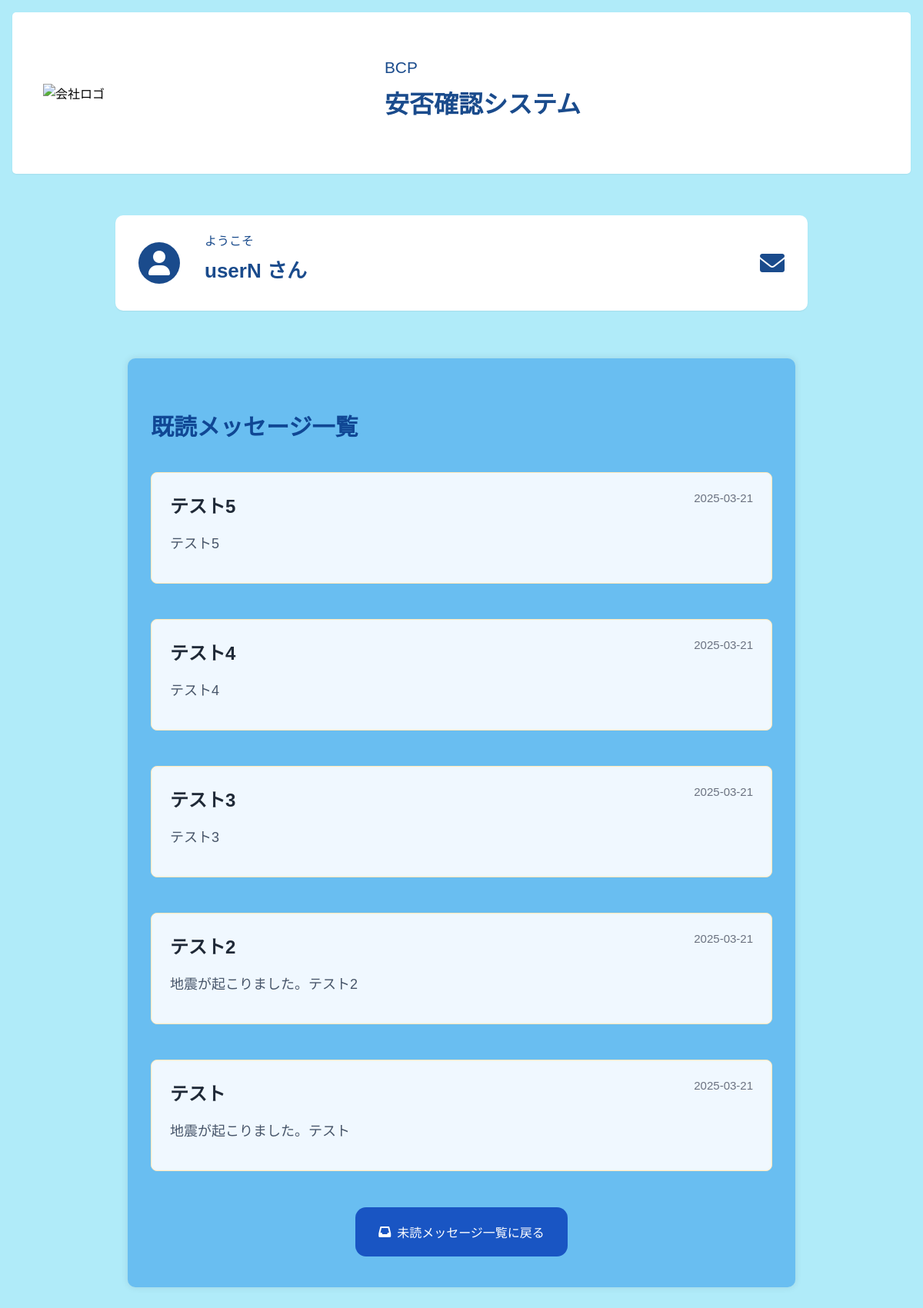
The app's page /read_message_list/2/ with its own data.
### cosapp/models.py (models this page shows, shortened)
class CustomUser(AbstractUser):
    phone_regex = RegexValidator(
        regex=r'^\+?1?\d{9,15}$',
        message="電話番号は '+999999999' の形式で、最大15桁まで入力してください。"
    )
    phone_number = models.CharField(
        validators=[phone_regex],
        max_length=17,
        blank=True,  # フォームや管理画面で空の値を許可
        default="",  # デフォルト値として空文字列を設定
        verbose_name="電話番号"
    )
    is_admin = models.BooleanField(default=False, verbose_name="管理者権限")
    class Meta:
        verbose_name = "ユーザー"
        verbose_name_plural = "ユーザー一覧"

class AdminMessage(models.Model):
    recipient = models.ForeignKey(CustomUser, on_delete=models.CASCADE, related_name='received_admin_messages', verbose_name="受信者")
    subject = models.CharField(max_length=255, verbose_name="件名")
    content = models.TextField(verbose_name="本文", default="")  # デフォルト値を設定
    created_at = models.DateTimeField(default=timezone.now, verbose_name="送信日時")
    is_read = models.BooleanField(default=False, verbose_name="既読状態")
    objects = AdminMessageManager()
    class Meta:
        verbose_name = "管理者メッセージ"
        verbose_name_plural = "管理者メッセージ一覧"
        ordering = ['-created_at']

### cosapp/views.py (the view)
# urls.py: path('read_message_list/<int:user_id>/', ReadMessageListView.as_view(), name='read_message_list'),
class ReadMessageListView(View):
    template_name = 'cosapp/user/read_message_list.html'
    def get(self, request, user_id):
        user = get_object_or_404(CustomUser, pk=user_id)  # user_id でユーザーを取得
        messages = AdminMessage.objects.filter(recipient=user, is_read=True)
        context = {
            'recipient': user,
            'messages': messages,
        }
        return render(request, self.template_name, context)

### templates/cosapp/user/read_message_list.html (shortened to what this page needs)
{% extends 'user_base.html' %}
{% load static %}
{% block extra_head %}
    <link rel="stylesheet" href="{% static 'css/message_list.css' %}">
    <link rel="stylesheet" href="https://cdnjs.cloudflare.com/ajax/libs/font-awesome/6.0.0/css/all.min.css">
{% endblock %}
{% block header %}
<div class="user-info-header">
    <div class="user-info">
        <div class="user-icon">
            <i class="fas fa-user"></i>
        </div>
        <div class="user-details">
            <span class="welcome-text">ようこそ</span>
            <h1 class="username">{{ recipient.username }} さん</h1>
        </div>
    </div>
    <div class="message-icon">
        <i class="fas fa-envelope"></i>
    </div>
</div>
{% endblock %}
{% block content %}
<section class="message-list-section">
    <div class="message-list-container">
        <h2 class="messages-title">既読メッセージ一覧</h2>
        <div class="messages-list">
            {% if messages %}
                {% for message in messages %}
                    <div class="message-card read" data-message-id="{{ message.id }}">
                        <div class="message-header">
                            <h3 class="message-subject">{{ message.subject }}</h3>
                            <span class="message-date">{{ message.created_at|date:"Y-m-d" }}</span>
                        </div>
                        <p class="message-content">{{ message.content }}</p>
                    </div>
                {% endfor %}
            {% else %}
                <p class="no-messages">既読メッセージはありません。</p>
            {% endif %}
        </div>
        <div class="read-link">
            <a href="{% url 'message_list' user_id=recipient.id %}">
                <i class="fas fa-inbox"></i>
                <span>未読メッセージ一覧に戻る</span>
            </a>
        </div>
    </div>
</section>
{% endblock %}

### static/css/base.css (style rules this page uses)
:root { --primary-color: #1a4b8c; --hover-color: #2961b3; --background-color:#cdedf5; --white: #ffffff; --gray-text: #6b7280; --shadow-sm: 0 1px 2px 0 rgba(0, 0, 0, 0.05); }
*, *::before, *::after { box-sizing: border-box; }
body { font-family: Arial, sans-serif; margin: 0; padding: 0; background-color: var(--background-color); }
a { text-decoration: none; }

### static/css/message_list.css (style rules this page uses)
body { font-family: Arial, sans-serif; background-color: var(--background-color); margin: 0; padding: 0; }
.user-info-header { display: flex; box-shadow: var(--shadow-sm); justify-content: space-between; align-items: center; padding: 25px 30px }
.user-info { display: flex; align-items: center; gap: 6px; }
.user-icon { width: 54px; height: 54px; background-color: #1a4b8c; border-radius: 50%; display: flex; align-items: center; justify-content: center; }
.user-icon i { color: white; font-size: 26px; }
.user-details { margin-left: 16px; }
.user-details span { display: block; font-size: 16px; color: #1a4b8c; }
.user-details h1 { font-size: 26px; color: #1a4b8c; }
.message-icon { position: relative; }
.message-icon i { font-size: 32px; color: #1a4b8c; }
.message-card { background-color: white; border-radius: 8px; padding: 16px; margin-bottom: 16px; border-left-width: 4px solid transparent; }
.message-card p { font-size: 18px; }
.message-header { display: flex; justify-content: space-between; }
.message-header h3 { font-size: 24px; }
.message-header span { font-size: 15px; }
body, html { margin: 0; padding: 0; font-family: 'Noto Sans JP', sans-serif; background: #b0ebf9; min-height: 100vh; }
.user-info-header { background: #fff; box-shadow: 0 1px 2px rgba(0,0,0,0.06); display: flex; justify-content: space-between; align-items: center; max-width: 900px; margin: 0 auto 30px auto; padding: 20px 30px; border-radius: 10px; }
.user-info { display: flex; align-items: center; gap: 16px; }
.user-icon { width: 54px; height: 54px; background: #1a4b8c; border-radius: 50%; display: flex; align-items: center; justify-content: center; }
.user-icon i { color: white; font-size: 32px; }
.user-details .welcome-text { font-size: 16px; color: #1a4b8c; margin-top: 0; }
.user-details .username { font-size: 26px; font-weight: bold; color: #1a4b8c; margin-top: 14px; line-height: 1.1; }
.message-list-container { background-color: #69bef1; padding: 40px 30px; border-radius: 10px; box-shadow: 0 0 10px rgba(0, 0, 0, 0.1); }
.message-list-section { max-width: 900px; margin: 0 auto; padding: 32px 16px; }
.messages-title { font-size: 30px; font-weight: bold; color: #104794; margin-bottom: 1.5rem; }
.messages-list { display: flex; flex-direction: column; gap: 1rem; }
.message-card { border: 1px solid #ffe8b8; border-radius: 0.5rem; background: aliceblue; padding: 1.5rem; margin: 15px 0; }
.message-header { display: flex; justify-content: space-between; align-items: flex-start; margin-bottom: 0.5rem; }
.message-subject { font-weight: 600; color: #1f2937; margin: 0; }
.message-date { font-size: 0.95rem; color: #6b7280; }
.message-content { color: #475569; margin-bottom: 1rem; }
.read-link { margin-top: 2rem; text-align: center; }
.read-link a { padding: 20px 30px; background-color: #1955c3; border-radius: 14px; color: #ffffff; text-decoration: none; font-size: 1rem; display: inline-flex; align-items: center; gap: 0.5em; transition: color 0.2s; }

### records on screen
CustomUser: username "userN"
AdminMessage: subject "テスト5", created_at "2025-03-21", content "テスト5"
AdminMessage: subject "テスト4", created_at "2025-03-21", content "テスト4"
AdminMessage: subject "テスト3", created_at "2025-03-21", content "テスト3"
AdminMessage: subject "テスト2", created_at "2025-03-21", content "地震が起こりました。テスト2"
AdminMessage: subject "テスト", created_at "2025-03-21", content "地震が起こりました。テスト"
